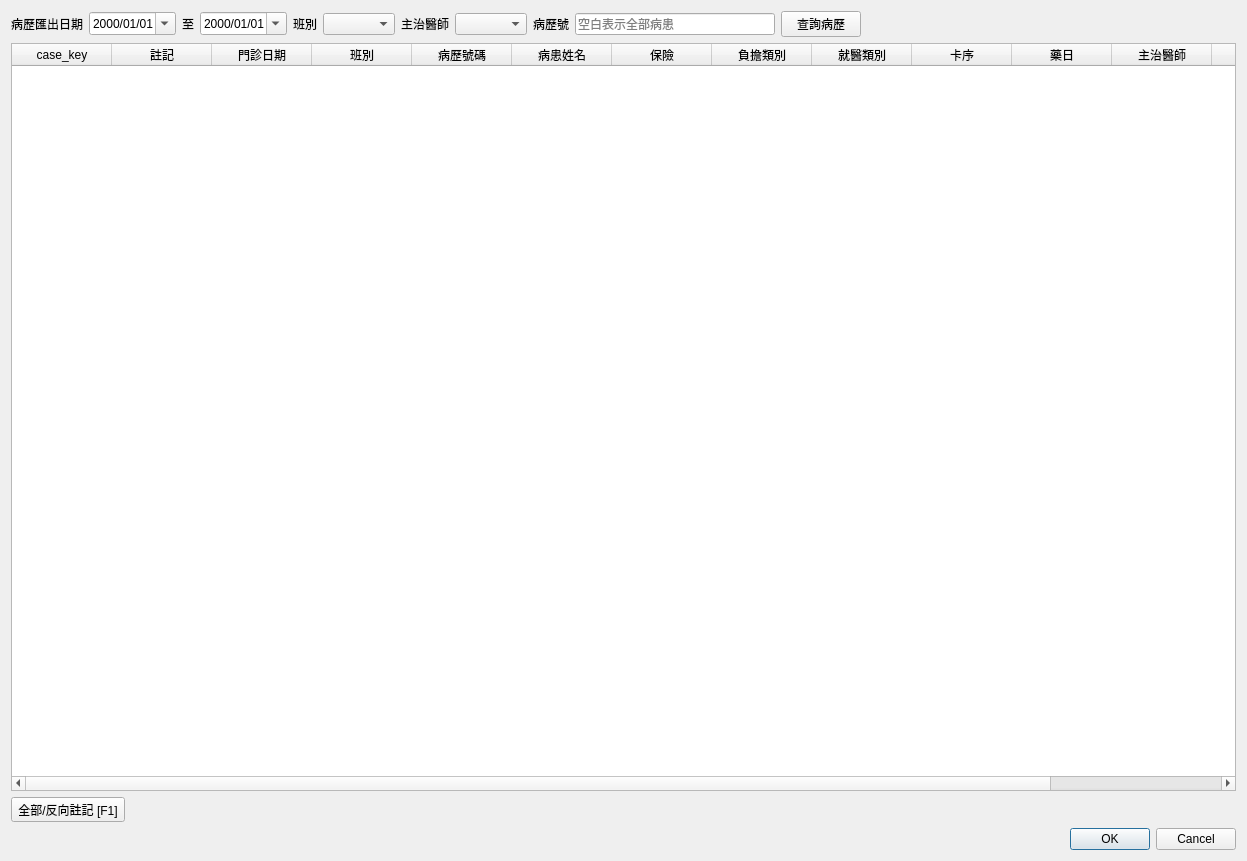
<?xml version="1.0" encoding="UTF-8"?>
<ui version="4.0">
 <class>Dialog_export_emr_xml</class>
 <widget class="QDialog" name="Dialog_export_emr_xml">
  <property name="windowModality">
   <enum>Qt::NonModal</enum>
  </property>
  <property name="geometry">
   <rect>
    <x>0</x>
    <y>0</y>
    <width>1247</width>
    <height>861</height>
   </rect>
  </property>
  <property name="sizePolicy">
   <sizepolicy hsizetype="Preferred" vsizetype="Preferred">
    <horstretch>0</horstretch>
    <verstretch>0</verstretch>
   </sizepolicy>
  </property>
  <property name="windowTitle">
   <string>匯出電子病歷交換檔 xml</string>
  </property>
  <layout class="QVBoxLayout" name="verticalLayout">
   <item>
    <layout class="QVBoxLayout" name="verticalLayout_2">
     <item>
      <layout class="QHBoxLayout" name="horizontalLayout">
       <item>
        <widget class="QLabel" name="label">
         <property name="text">
          <string>病歷匯出日期</string>
         </property>
        </widget>
       </item>
       <item>
        <widget class="QDateEdit" name="dateEdit_start_date">
         <property name="currentSection">
          <enum>QDateTimeEdit::YearSection</enum>
         </property>
         <property name="displayFormat">
          <string>yyyy/MM/dd</string>
         </property>
         <property name="calendarPopup">
          <bool>true</bool>
         </property>
        </widget>
       </item>
       <item>
        <widget class="QLabel" name="label_2">
         <property name="text">
          <string>至</string>
         </property>
        </widget>
       </item>
       <item>
        <widget class="QDateEdit" name="dateEdit_end_date">
         <property name="currentSection">
          <enum>QDateTimeEdit::YearSection</enum>
         </property>
         <property name="displayFormat">
          <string>yyyy/MM/dd</string>
         </property>
         <property name="calendarPopup">
          <bool>true</bool>
         </property>
        </widget>
       </item>
       <item>
        <widget class="QLabel" name="label_4">
         <property name="text">
          <string>班別</string>
         </property>
        </widget>
       </item>
       <item>
        <widget class="QComboBox" name="comboBox_period"/>
       </item>
       <item>
        <widget class="QLabel" name="label_5">
         <property name="text">
          <string>主治醫師</string>
         </property>
        </widget>
       </item>
       <item>
        <widget class="QComboBox" name="comboBox_doctor"/>
       </item>
       <item>
        <widget class="QLabel" name="label_3">
         <property name="text">
          <string>病歷號</string>
         </property>
        </widget>
       </item>
       <item>
        <widget class="QLineEdit" name="lineEdit_patient_key">
         <property name="maximumSize">
          <size>
           <width>200</width>
           <height>16777215</height>
          </size>
         </property>
         <property name="placeholderText">
          <string>空白表示全部病患</string>
         </property>
        </widget>
       </item>
       <item>
        <widget class="QPushButton" name="pushButton_read_medical_record">
         <property name="text">
          <string>查詢病歷</string>
         </property>
         <property name="icon">
          <iconset>
           <normaloff>../icons/preview-file.svg</normaloff>../icons/preview-file.svg</iconset>
         </property>
        </widget>
       </item>
       <item>
        <spacer name="horizontalSpacer">
         <property name="orientation">
          <enum>Qt::Horizontal</enum>
         </property>
         <property name="sizeHint" stdset="0">
          <size>
           <width>40</width>
           <height>20</height>
          </size>
         </property>
        </spacer>
       </item>
      </layout>
     </item>
     <item>
      <widget class="QTableWidget" name="tableWidget_medical_record">
       <property name="editTriggers">
        <set>QAbstractItemView::NoEditTriggers</set>
       </property>
       <property name="selectionMode">
        <enum>QAbstractItemView::SingleSelection</enum>
       </property>
       <property name="selectionBehavior">
        <enum>QAbstractItemView::SelectRows</enum>
       </property>
       <column>
        <property name="text">
         <string>case_key</string>
        </property>
       </column>
       <column>
        <property name="text">
         <string>註記</string>
        </property>
       </column>
       <column>
        <property name="text">
         <string>門診日期</string>
        </property>
       </column>
       <column>
        <property name="text">
         <string>班別</string>
        </property>
       </column>
       <column>
        <property name="text">
         <string>病歷號碼</string>
        </property>
       </column>
       <column>
        <property name="text">
         <string>病患姓名</string>
        </property>
       </column>
       <column>
        <property name="text">
         <string>保險</string>
        </property>
       </column>
       <column>
        <property name="text">
         <string>負擔類別</string>
        </property>
       </column>
       <column>
        <property name="text">
         <string>就醫類別</string>
        </property>
       </column>
       <column>
        <property name="text">
         <string>卡序</string>
        </property>
       </column>
       <column>
        <property name="text">
         <string>藥日</string>
        </property>
       </column>
       <column>
        <property name="text">
         <string>主治醫師</string>
        </property>
       </column>
       <column>
        <property name="text">
         <string>主診斷</string>
        </property>
       </column>
       <column>
        <property name="text">
         <string>病歷匯出日期</string>
        </property>
       </column>
      </widget>
     </item>
     <item>
      <layout class="QHBoxLayout" name="horizontalLayout_2">
       <item>
        <widget class="QToolButton" name="toolButton_set_bookmark">
         <property name="text">
          <string>全部/反向註記 [F1]</string>
         </property>
         <property name="icon">
          <iconset>
           <normaloff>../icons/bookmark_add.svg</normaloff>../icons/bookmark_add.svg</iconset>
         </property>
         <property name="shortcut">
          <string>F1</string>
         </property>
         <property name="toolButtonStyle">
          <enum>Qt::ToolButtonTextBesideIcon</enum>
         </property>
        </widget>
       </item>
       <item>
        <spacer name="horizontalSpacer_2">
         <property name="orientation">
          <enum>Qt::Horizontal</enum>
         </property>
         <property name="sizeHint" stdset="0">
          <size>
           <width>40</width>
           <height>20</height>
          </size>
         </property>
        </spacer>
       </item>
      </layout>
     </item>
    </layout>
   </item>
   <item>
    <widget class="QDialogButtonBox" name="buttonBox">
     <property name="orientation">
      <enum>Qt::Horizontal</enum>
     </property>
     <property name="standardButtons">
      <set>QDialogButtonBox::Cancel|QDialogButtonBox::Ok</set>
     </property>
     <property name="centerButtons">
      <bool>false</bool>
     </property>
    </widget>
   </item>
  </layout>
 </widget>
 <resources/>
 <connections>
  <connection>
   <sender>buttonBox</sender>
   <signal>accepted()</signal>
   <receiver>Dialog_export_emr_xml</receiver>
   <slot>accept()</slot>
   <hints>
    <hint type="sourcelabel">
     <x>248</x>
     <y>254</y>
    </hint>
    <hint type="destinationlabel">
     <x>157</x>
     <y>274</y>
    </hint>
   </hints>
  </connection>
  <connection>
   <sender>buttonBox</sender>
   <signal>rejected()</signal>
   <receiver>Dialog_export_emr_xml</receiver>
   <slot>reject()</slot>
   <hints>
    <hint type="sourcelabel">
     <x>316</x>
     <y>260</y>
    </hint>
    <hint type="destinationlabel">
     <x>286</x>
     <y>274</y>
    </hint>
   </hints>
  </connection>
 </connections>
</ui>
